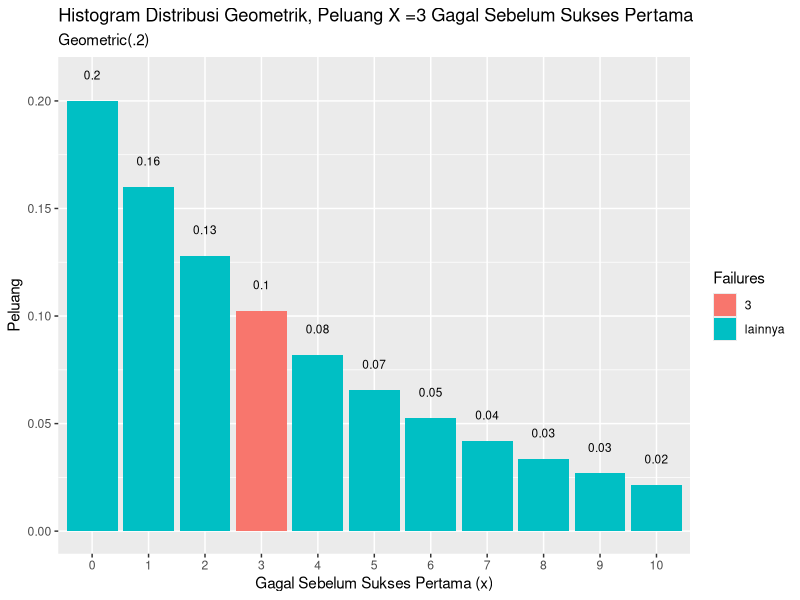

R code for this plot:
#Praktikum soal nomor 1

#sub soal (a)
#pada sub soal (a) kita menggunakan x(jumlah orang yang bertemu penyurvei) = 3
p = 0.20
n = 3
dgeom(x = n, prob = p)

#sub soal (b)
mean(rgeom(n = 10000, prob = p) == 3)

#sub soal (c)
#kesimpulan yang telah kita dapatkan dari sub soal (a) dan (b) adalah
#(a) didapatkan nilai exactnya yang bernilai 0.1024
#(b) didapatkan nilai dari percobaan yang menggunakan 10000 data sembarang
#dari perhitungan didapat hasil perhitungan yang berbeda, namun hasilnya mendekati nilai exact

#sub soal (d)
#pada sub soal (d) kita membuat histogram distibusi geometrik
#Yaitu histogram Peluang X = 3 gagal Sebelum Sukses Pertama
library(dplyr)
library(ggplot2)

data.frame(x = 0:10, prob = dgeom(x = 0:10, prob = p)) %>%
  mutate(Failures = ifelse(x == n, n, "lainnya")) %>%
  ggplot(aes(x = factor(x), y = prob, fill = Failures)) +
  geom_col() +
  geom_text(
    aes(label = round(prob,2), y = prob + 0.01),
    position = position_dodge(0.9),
    size = 3,
    vjust = 0
  ) +
  labs(title = "Histogram Distribusi Geometrik, Peluang X =3 Gagal Sebelum Sukses Pertama",
       subtitle = "Geometric(.2)",
       x = "Gagal Sebelum Sukses Pertama (x)",
       y = "Peluang")


#sub soal (e)
p=0.2

#Nilai Rataan (mean)
#didapat dengan cara membagi 1 dengan p (0.2)
mean1 = 1 / p
mean1

#Nilai Varian
#didapat dengan cara mengurangkan 1 dengan p (0.2) dan kemudian dibagi dengan pangkat dua dari p ((0.2)^2)
var1 = (1 - p) / p^2
var1